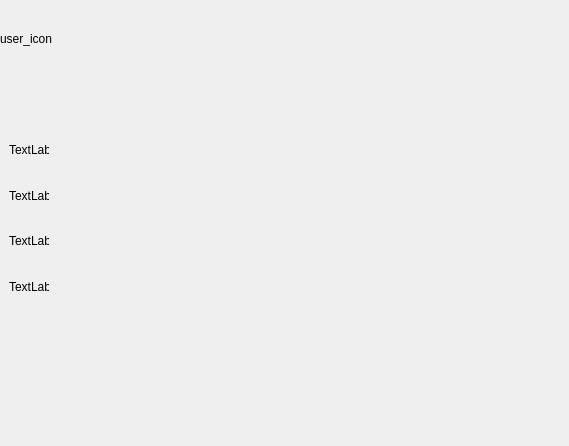
<?xml version="1.0" encoding="UTF-8"?>
<ui version="4.0">
 <class>ChatDialog</class>
 <widget class="QDialog" name="ChatDialog">
  <property name="geometry">
   <rect>
    <x>0</x>
    <y>0</y>
    <width>569</width>
    <height>446</height>
   </rect>
  </property>
  <property name="windowTitle">
   <string>Dialog</string>
  </property>
  <layout class="QHBoxLayout" name="horizontalLayout">
   <property name="spacing">
    <number>0</number>
   </property>
   <property name="leftMargin">
    <number>0</number>
   </property>
   <property name="topMargin">
    <number>0</number>
   </property>
   <property name="rightMargin">
    <number>0</number>
   </property>
   <property name="bottomMargin">
    <number>0</number>
   </property>
   <item>
    <widget class="QWidget" name="side_wid" native="true">
     <property name="minimumSize">
      <size>
       <width>60</width>
       <height>0</height>
      </size>
     </property>
     <property name="maximumSize">
      <size>
       <width>60</width>
       <height>16777215</height>
      </size>
     </property>
     <layout class="QVBoxLayout" name="verticalLayout">
      <property name="leftMargin">
       <number>0</number>
      </property>
      <property name="topMargin">
       <number>9</number>
      </property>
      <property name="rightMargin">
       <number>0</number>
      </property>
      <property name="bottomMargin">
       <number>2</number>
      </property>
      <item>
       <widget class="QWidget" name="user_icon_wid" native="true">
        <property name="minimumSize">
         <size>
          <width>60</width>
          <height>60</height>
         </size>
        </property>
        <property name="maximumSize">
         <size>
          <width>60</width>
          <height>60</height>
         </size>
        </property>
        <layout class="QVBoxLayout" name="verticalLayout_2">
         <property name="spacing">
          <number>0</number>
         </property>
         <property name="leftMargin">
          <number>0</number>
         </property>
         <property name="topMargin">
          <number>0</number>
         </property>
         <property name="rightMargin">
          <number>0</number>
         </property>
         <property name="bottomMargin">
          <number>0</number>
         </property>
         <item>
          <widget class="QLabel" name="label">
           <property name="minimumSize">
            <size>
             <width>60</width>
             <height>60</height>
            </size>
           </property>
           <property name="maximumSize">
            <size>
             <width>60</width>
             <height>60</height>
            </size>
           </property>
           <property name="text">
            <string>user_icon</string>
           </property>
          </widget>
         </item>
        </layout>
       </widget>
      </item>
      <item>
       <widget class="QWidget" name="function_wid" native="true">
        <property name="minimumSize">
         <size>
          <width>0</width>
          <height>240</height>
         </size>
        </property>
        <property name="maximumSize">
         <size>
          <width>16777215</width>
          <height>240</height>
         </size>
        </property>
        <layout class="QVBoxLayout" name="verticalLayout_3">
         <item>
          <widget class="QWidget" name="chat_func_wid" native="true">
           <property name="minimumSize">
            <size>
             <width>40</width>
             <height>40</height>
            </size>
           </property>
           <property name="maximumSize">
            <size>
             <width>40</width>
             <height>40</height>
            </size>
           </property>
           <layout class="QVBoxLayout" name="verticalLayout_4">
            <property name="spacing">
             <number>0</number>
            </property>
            <property name="leftMargin">
             <number>0</number>
            </property>
            <property name="topMargin">
             <number>0</number>
            </property>
            <property name="rightMargin">
             <number>0</number>
            </property>
            <property name="bottomMargin">
             <number>0</number>
            </property>
            <item>
             <widget class="QLabel" name="chat_lb">
              <property name="minimumSize">
               <size>
                <width>40</width>
                <height>40</height>
               </size>
              </property>
              <property name="maximumSize">
               <size>
                <width>40</width>
                <height>40</height>
               </size>
              </property>
              <property name="text">
               <string/>
              </property>
              <property name="scaledContents">
               <bool>false</bool>
              </property>
             </widget>
            </item>
           </layout>
          </widget>
         </item>
         <item>
          <widget class="QWidget" name="user_func_wid" native="true">
           <property name="minimumSize">
            <size>
             <width>40</width>
             <height>40</height>
            </size>
           </property>
           <property name="maximumSize">
            <size>
             <width>40</width>
             <height>40</height>
            </size>
           </property>
           <layout class="QVBoxLayout" name="verticalLayout_8">
            <property name="spacing">
             <number>0</number>
            </property>
            <property name="leftMargin">
             <number>0</number>
            </property>
            <property name="topMargin">
             <number>0</number>
            </property>
            <property name="rightMargin">
             <number>0</number>
            </property>
            <property name="bottomMargin">
             <number>0</number>
            </property>
            <item>
             <widget class="QLabel" name="users_lb">
              <property name="text">
               <string>TextLabel</string>
              </property>
             </widget>
            </item>
           </layout>
          </widget>
         </item>
         <item>
          <widget class="QWidget" name="favorites_func_wid" native="true">
           <property name="minimumSize">
            <size>
             <width>40</width>
             <height>40</height>
            </size>
           </property>
           <property name="maximumSize">
            <size>
             <width>40</width>
             <height>40</height>
            </size>
           </property>
           <layout class="QVBoxLayout" name="verticalLayout_7">
            <property name="spacing">
             <number>0</number>
            </property>
            <property name="leftMargin">
             <number>0</number>
            </property>
            <property name="topMargin">
             <number>0</number>
            </property>
            <property name="rightMargin">
             <number>0</number>
            </property>
            <property name="bottomMargin">
             <number>0</number>
            </property>
            <item>
             <widget class="QLabel" name="favorites_lb">
              <property name="minimumSize">
               <size>
                <width>40</width>
                <height>40</height>
               </size>
              </property>
              <property name="maximumSize">
               <size>
                <width>40</width>
                <height>40</height>
               </size>
              </property>
              <property name="text">
               <string>TextLabel</string>
              </property>
             </widget>
            </item>
           </layout>
          </widget>
         </item>
         <item>
          <widget class="QWidget" name="data_func_wid" native="true">
           <property name="minimumSize">
            <size>
             <width>40</width>
             <height>40</height>
            </size>
           </property>
           <property name="maximumSize">
            <size>
             <width>40</width>
             <height>40</height>
            </size>
           </property>
           <layout class="QVBoxLayout" name="verticalLayout_5">
            <property name="spacing">
             <number>0</number>
            </property>
            <property name="leftMargin">
             <number>0</number>
            </property>
            <property name="topMargin">
             <number>0</number>
            </property>
            <property name="rightMargin">
             <number>0</number>
            </property>
            <property name="bottomMargin">
             <number>0</number>
            </property>
            <item>
             <widget class="QLabel" name="data_lb">
              <property name="minimumSize">
               <size>
                <width>40</width>
                <height>40</height>
               </size>
              </property>
              <property name="maximumSize">
               <size>
                <width>40</width>
                <height>40</height>
               </size>
              </property>
              <property name="text">
               <string>TextLabel</string>
              </property>
             </widget>
            </item>
           </layout>
          </widget>
         </item>
         <item>
          <widget class="QWidget" name="friends_func_wid" native="true">
           <property name="minimumSize">
            <size>
             <width>40</width>
             <height>40</height>
            </size>
           </property>
           <property name="maximumSize">
            <size>
             <width>40</width>
             <height>40</height>
            </size>
           </property>
           <layout class="QVBoxLayout" name="verticalLayout_6">
            <property name="spacing">
             <number>0</number>
            </property>
            <property name="leftMargin">
             <number>0</number>
            </property>
            <property name="topMargin">
             <number>0</number>
            </property>
            <property name="rightMargin">
             <number>0</number>
            </property>
            <property name="bottomMargin">
             <number>0</number>
            </property>
            <item>
             <widget class="QLabel" name="friends_lb">
              <property name="text">
               <string>TextLabel</string>
              </property>
             </widget>
            </item>
           </layout>
          </widget>
         </item>
        </layout>
       </widget>
      </item>
      <item>
       <spacer name="verticalSpacer">
        <property name="orientation">
         <enum>Qt::Orientation::Vertical</enum>
        </property>
        <property name="sizeHint" stdset="0">
         <size>
          <width>20</width>
          <height>40</height>
         </size>
        </property>
       </spacer>
      </item>
     </layout>
    </widget>
   </item>
   <item>
    <widget class="QWidget" name="user_data_wid" native="true"/>
   </item>
   <item>
    <widget class="QWidget" name="chat_wid" native="true"/>
   </item>
  </layout>
 </widget>
 <resources/>
 <connections/>
</ui>
